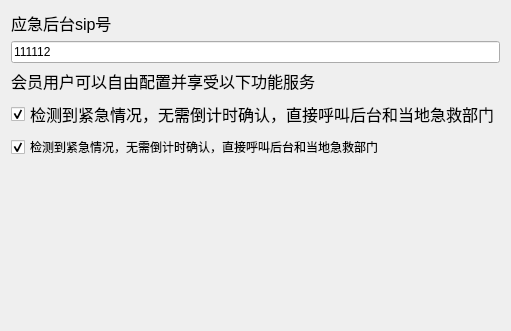
              <widget class="QWidget" name="tab_27">
               <attribute name="title">
                <string>会员设置</string>
               </attribute>
               <layout class="QVBoxLayout" name="verticalLayout_29">
                <item>
                 <widget class="QLabel" name="label_96">
                  <property name="font">
                   <font>
                    <pointsize>12</pointsize>
                   </font>
                  </property>
                  <property name="styleSheet">
                   <string notr="true"/>
                  </property>
                  <property name="text">
                   <string>应急后台sip号</string>
                  </property>
                 </widget>
                </item>
                <item>
                 <widget class="LineEdit" name="background_sip_lineEdit">
                  <property name="text">
                   <string>111112</string>
                  </property>
                 </widget>
                </item>
                <item>
                 <widget class="QLabel" name="label_94">
                  <property name="font">
                   <font>
                    <pointsize>12</pointsize>
                   </font>
                  </property>
                  <property name="styleSheet">
                   <string notr="true"/>
                  </property>
                  <property name="text">
                   <string>会员用户可以自由配置并享受以下功能服务</string>
                  </property>
                 </widget>
                </item>
                <item>
                 <widget class="QCheckBox" name="checkBox_3">
                  <property name="font">
                   <font>
                    <pointsize>12</pointsize>
                   </font>
                  </property>
                  <property name="text">
                   <string>检测到紧急情况，无需倒计时确认，直接呼叫后台和当地急救部门</string>
                  </property>
                  <property name="checked">
                   <bool>true</bool>
                  </property>
                 </widget>
                </item>
                <item>
                 <widget class="CheckBox" name="CheckBox_4">
                  <property name="text">
                   <string>检测到紧急情况，无需倒计时确认，直接呼叫后台和当地急救部门</string>
                  </property>
                  <property name="checked">
                   <bool>true</bool>
                  </property>
                 </widget>
                </item>
                <item>
                 <spacer name="verticalSpacer_17">
                  <property name="orientation">
                   <enum>Qt::Vertical</enum>
                  </property>
                  <property name="sizeHint" stdset="0">
                   <size>
                    <width>20</width>
                    <height>161</height>
                   </size>
                  </property>
                 </spacer>
                </item>
               </layout>
              </widget>
